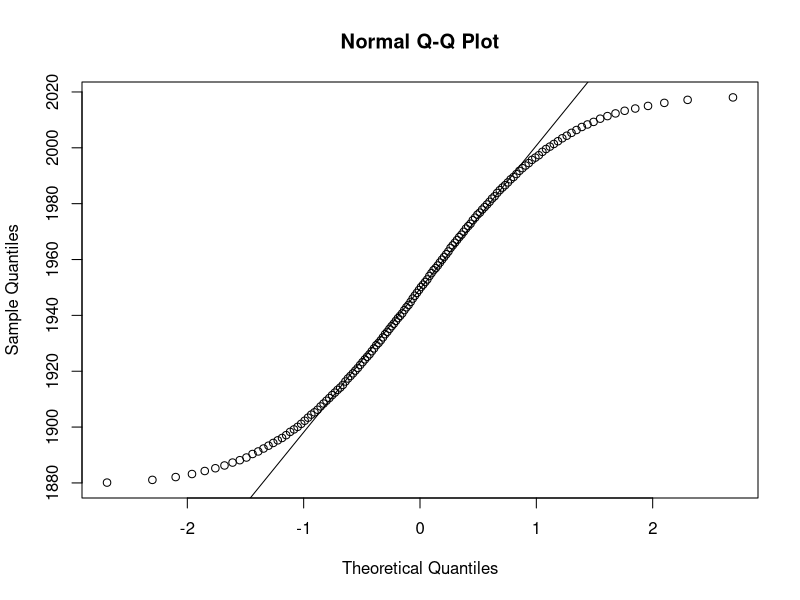

The R script that drew this image: (Note: this script raises an error after producing the figure.)
#Climate change of 

#Year <- c(1880: 2019)
                
# Anomaly <- c(-0.12, -0.09, -.10, -0.19, -0.27, -0.26, -0.25, -0.29, -0.14, -0.10, -0.36, -0.27, -0.32, -0.34, -0.32, -0.25, -0.10,-0.11, -0.28, -0.16, 
                   #        -0.08, -0.16, -.26, -0.37, -0.46, -0.28, -0.21, -0.39, -0.43, -0.44, -0.40, -0.40, -0.34,  -0.32, -0.14, -0.09, -0.32, -0.39,-0.30, -0.24, 
                    #       -.23, -.16, -.24, -.25, -.24, -.18, -0.07 -.17, -.18, -.33, -.11, -.06, -.13, -.26,-0.11,-0.16, -0.12, -0.01, 0.16,  0.27,  0.11,0.11,  0.28)



Year <- c(1880:2019)

length(Year)

Anomaly <- c(-0.12, -0.09, -.10,  -0.19, -0.27, -0.26, 
             -0.25, -0.29, -0.14, -0.10, -0.36, -0.27, 
             -0.32, -0.34, -0.32, -0.25, -0.10, -0.11, 
             -0.28, -0.16, -0.08, -0.16, -.26,  -0.37, 
             -0.46, -0.28, -0.21, -0.39, -0.43, -0.44, 
             -0.40, -0.44, -0.34, -0.32, -0.14, -0.09, 
             -0.32, -0.39, -0.30, -0.24, -.23,  -.16, 
             -.24,  -.25,  -.24,  -.18,  -0.07, -.17, 
             -.18,  -.33,  -.11,  -.06,  -.13,  -.26,  
             -0.11, -0.16, -0.12, -0.01, -.02,  -.01, 
              0.16,  0.27,  0.11,   0.11,  0.28, 0.18, 
             -0.01, -0.04, -0.05, -0.08, -0.15,  0.00,  
              0.04,  0.13, -0.10, -0.13, -0.18,  0.07, 
              0.13,  0.08,  0.05,  0.09,  0.11,  0.12, 
             -0.14, -0.07, -0.01,  0.00, -0.03,  0.11,  
              0.06, -0.07,  0.04,  0.19, -0.06,  0.01, 
             -0.07,  0.21,  0.12,  0.23,  0.28,  0.32, 
              0.19,  0.36,  0.17,  0.16,  0.24,  0.38,  
              0.39,  0.29,  0.45,  0.39,  0.24,  0.28,  
              0.34,  0.47,  0.32,  0.51, 0.65,  0.44,  
              0.42,  0.57,  0.62,  0.64,  0.58,  0.67,  
              0.64,  0.62,  0.54,  0.64,  0.72,  0.57,  
              0.64,  0.68,  0.74,  0.93,  1.00,  0.91, 
              0.83,  0.95)
length(Anomaly)
mean(Anomaly)

Rank <- c(49,  58,  54,  34,  21,  23,  26,  18,  44,  54,  9,  21, 
          13,  10,  13,  26,  54,  51,  19,  39,  60,  39,  23,  8, 
          1,   19,  33,  6,   4,   2,   5,   2,  10,   13,  44,  58, 
          13,  6,   17,  29,  32,  39,  29,  26,  29,  35,  62,  38,  
          35,  12,  51,  66,  47,  23,  51,  39,  49,  74,  71,  78,  
          95,  104, 89,  89,  107, 97,  74,  69,  68,  60,  43,  76,  
          80,  93,  54,  47,  35,  83,  93,  84,  81,  85,  89,  91,  
          44,  62,  74,  76,  70,  89,  82,  62,  80,  99,  66,  78,  
          62, 100, 91,   101, 107, 110, 99,  112, 96,  95,  103, 113, 
          115, 108, 118, 115, 103, 107, 111, 119, 110, 120, 131, 117, 
          116, 123, 126, 130, 124, 132, 130, 126, 121, 130, 134, 123, 
          130, 133, 135, 138, 140, 137, 136, 139)
length(Rank)

Year_Anomaly <- data.frame(Year, Anomaly, Rank)



View(Year_Anomaly)

View(Year_Rank)

qqnorm(Year-Anomaly); qqline(Year-Anomaly)


# Scatter Plot
plot(Year_Anomally)

#Line graph
plot(Year, Anomaly, type = "l")
points(Year, Anomaly, pch=19)


plot(Year, Anomaly,  pch= 19, col= "red")
points(Year, Anomaly)


plot(Year, Rank, type = "l")
points(Year, Rank)

#####
#plotting 2 data 

plot(Year, Anomaly, pch=19, col="green", click="plot_click")
par(new=TRUE)
plot(Year, Rank, pch=19, col="blue", add= T)

library(ggplot2)

#####

#lowest ranking temp versus hight rannking 

#month <- c(December: )

#climate by states

#####
#Animation visualization 


